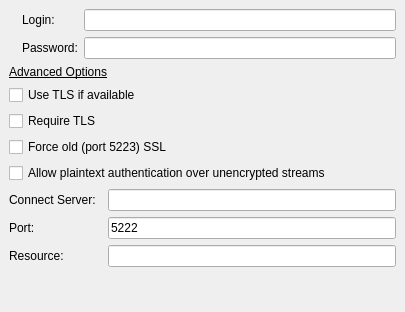
<ui version="4.0" >
 <class>JabberSettings</class>
 <widget class="QWidget" name="JabberSettings" >
  <property name="geometry" >
   <rect>
    <x>0</x>
    <y>0</y>
    <width>405</width>
    <height>312</height>
   </rect>
  </property>
  <property name="windowTitle" >
   <string>Jabber Settings</string>
  </property>
  <layout class="QGridLayout" >
   <property name="margin" >
    <number>9</number>
   </property>
   <property name="spacing" >
    <number>6</number>
   </property>
   <item row="2" column="0" colspan="2" >
    <spacer>
     <property name="orientation" >
      <enum>Qt::Vertical</enum>
     </property>
     <property name="sizeHint" >
      <size>
       <width>287</width>
       <height>16</height>
      </size>
     </property>
    </spacer>
   </item>
   <item row="0" column="0" >
    <widget class="QLabel" name="label" >
     <property name="pixmap" >
      <pixmap resource="../../../../resources/wengophone.qrc" >:/pics/protocols/jabber.png</pixmap>
     </property>
    </widget>
   </item>
   <item row="0" column="1" >
    <layout class="QGridLayout" >
     <property name="margin" >
      <number>0</number>
     </property>
     <property name="spacing" >
      <number>6</number>
     </property>
     <item row="1" column="0" >
      <widget class="QLabel" name="passwordLabel" >
       <property name="text" >
        <string>Password:</string>
       </property>
      </widget>
     </item>
     <item row="1" column="1" >
      <widget class="QLineEdit" name="passwordLineEdit" >
       <property name="echoMode" >
        <enum>QLineEdit::Password</enum>
       </property>
      </widget>
     </item>
     <item row="0" column="1" >
      <widget class="QLineEdit" name="loginLineEdit" />
     </item>
     <item row="0" column="0" >
      <widget class="QLabel" name="loginLabel" >
       <property name="text" >
        <string>Login:</string>
       </property>
      </widget>
     </item>
    </layout>
   </item>
   <item row="1" column="0" colspan="2" >
    <layout class="QGridLayout" >
     <property name="margin" >
      <number>0</number>
     </property>
     <property name="spacing" >
      <number>6</number>
     </property>
     <item row="5" column="0" >
      <widget class="QLabel" name="connectlabel" >
       <property name="text" >
        <string>Connect Server:</string>
       </property>
      </widget>
     </item>
     <item row="6" column="1" >
      <widget class="QLineEdit" name="portLineEdit" >
       <property name="text" >
        <string>5222</string>
       </property>
      </widget>
     </item>
     <item row="0" column="0" colspan="2" >
      <widget class="QLabel" name="advancedOptionsLabel" >
       <property name="text" >
        <string>&lt;u>Advanced Options&lt;/u></string>
       </property>
      </widget>
     </item>
     <item row="1" column="0" colspan="2" >
      <widget class="QCheckBox" name="useTLSCheckBox" >
       <property name="text" >
        <string>Use TLS if available</string>
       </property>
      </widget>
     </item>
     <item row="6" column="0" >
      <widget class="QLabel" name="portLabel" >
       <property name="text" >
        <string>Port:</string>
       </property>
      </widget>
     </item>
     <item row="4" column="0" colspan="2" >
      <widget class="QCheckBox" name="allowPlainTextAuthenticationCheckBox" >
       <property name="text" >
        <string>Allow plaintext authentication over unencrypted streams</string>
       </property>
      </widget>
     </item>
     <item row="3" column="0" colspan="2" >
      <widget class="QCheckBox" name="forceOldSSLCheckBox" >
       <property name="text" >
        <string>Force old (port 5223) SSL</string>
       </property>
      </widget>
     </item>
     <item row="2" column="0" >
      <widget class="QCheckBox" name="requireTLSCheckBox" >
       <property name="text" >
        <string>Require TLS</string>
       </property>
      </widget>
     </item>
     <item row="5" column="1" >
      <widget class="QLineEdit" name="connectServerLineEdit" />
     </item>
     <item row="7" column="1" >
      <widget class="QLineEdit" name="resourceLineEdit" />
     </item>
     <item row="7" column="0" >
      <widget class="QLabel" name="label_2" >
       <property name="text" >
        <string>Resource:</string>
       </property>
      </widget>
     </item>
    </layout>
   </item>
  </layout>
 </widget>
 <tabstops>
  <tabstop>loginLineEdit</tabstop>
  <tabstop>passwordLineEdit</tabstop>
  <tabstop>useTLSCheckBox</tabstop>
  <tabstop>requireTLSCheckBox</tabstop>
  <tabstop>forceOldSSLCheckBox</tabstop>
  <tabstop>allowPlainTextAuthenticationCheckBox</tabstop>
  <tabstop>connectServerLineEdit</tabstop>
  <tabstop>portLineEdit</tabstop>
 </tabstops>
 <resources>
  <include location="../../../../resources/wengophone.qrc" />
 </resources>
 <connections/>
</ui>
